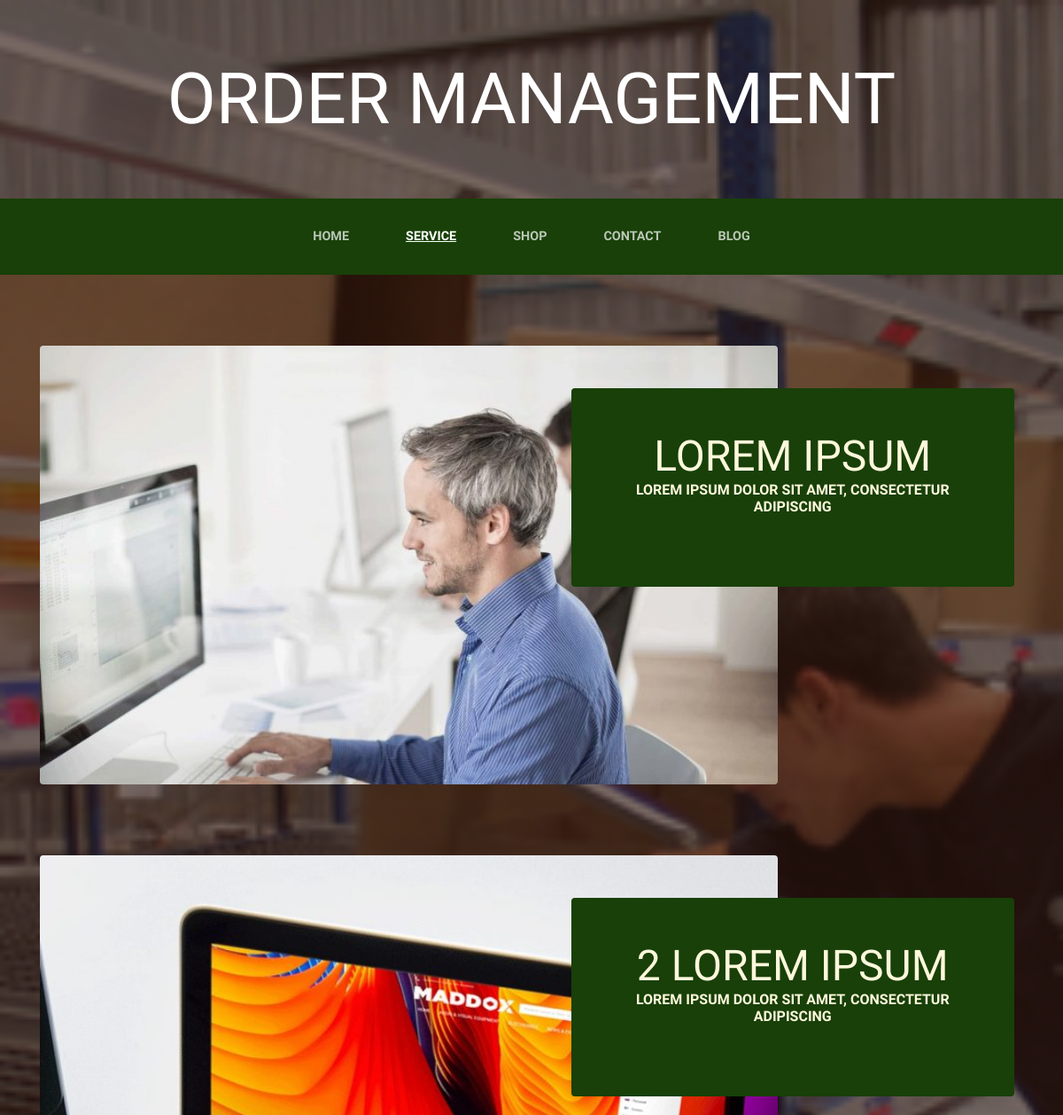
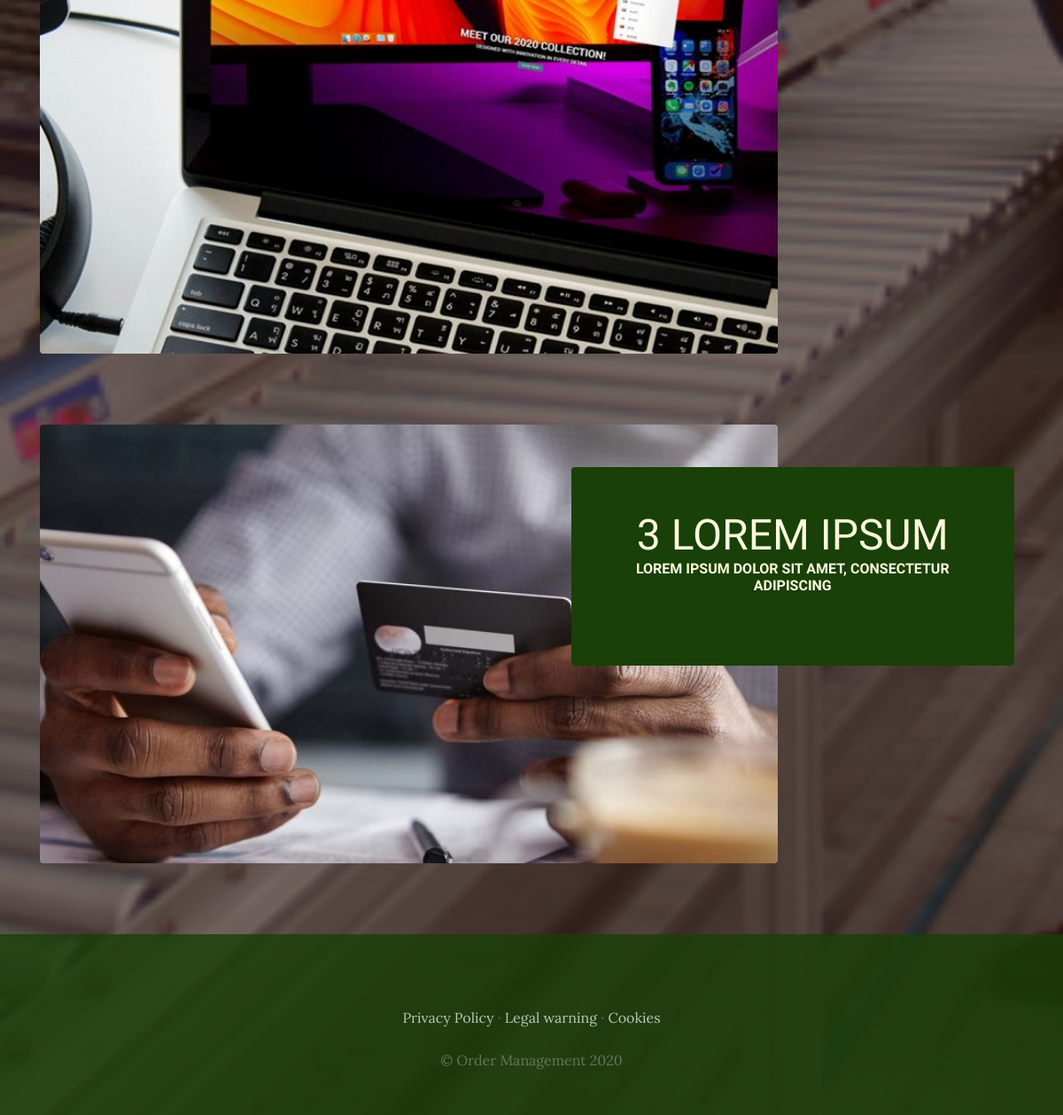
The app's page /service/ with its own data (2 pictures, top to bottom).
### serviceApp/models.py (models this page shows, shortened)
class Service(models.Model):
    title = models.CharField(max_length=50)
    content = models.CharField(max_length=50)
    image = models.ImageField(upload_to='service')
    created = models.DateTimeField(auto_now_add=True)
    updated = models.DateTimeField(auto_now_add=True)
    class Meta:
        verbose_name = 'service'
        verbose_name_plural = 'services'

### serviceApp/views.py (the view)
# urls.py: path('', views.service, name='Service'),
def service(request):
    services = Service.objects.all()
    return render(request, 'services/service.html', {'services': services})

### serviceApp/templates/services/service.html
{% extends "webApp/base.html" %}
{% load static %}
{% block content %}
{% for service in services %}
<section class="page-section clearfix">
    <div class="container">
        <div class="intro">
            <img class="intro-img img-fluid mb-3 mb-lg-0 rounded" src="{{service.image.url}}" alt="Responsive image">
            <div class="intro-text left-0 text-center bg-faded p-5 rounded">
                <h2 class="section-heading mb-4">
                    <span class="section-heading-lower">{{service.title}}</span>
                    <span class="section-heading-upper">{{service.content}}</span>
                </h2>
            </div>
        </div>
    </div>
</section>
{% endfor %}
{% endblock %}

### webApp/static/webApp/css/manage.css (style rules this page uses)
body { font-family: 'Lora'; background: linear-gradient(rgba(47, 23, 15, 0.65), rgba(47, 23, 15, 0.65)), url("../img/bg_main.jpg"); background-attachment: fixed; background-position: center; background-size: cover; }
h1, h2, h3, h4, h5, h6 { font-family: 'Raleway'; }
.page-section { margin-top: 5rem; margin-bottom: 5rem; }
.section-heading { text-transform: uppercase; }
.section-heading .section-heading-upper { display: block; font-size: 1rem; font-weight: 800; padding-bottom:.5rem; }
.section-heading .section-heading-lower { display: block; font-size: 3rem; font-weight: 100; }
.bg-faded { background-color: rgba(255, 255, 255, 0.85); }
.intro { position: relative; }
@media (min-width: 992px) { .intro .intro-img { width: 75%; float: left; } }
@media (min-width: 992px) { .intro .intro-text { left: 600; width: 60%; margin-top: 3rem; background-color: rgba(24, 64, 8); color: cornsilk; position: absolute; } }
@media (min-width: 1200px) { .intro .intro-text { width: 45%; } }

### records on screen
Service: image (picture), title "LOREM IPSUM", content "LOREM IPSUM DOLOR SIT AMET, CONSECTETUR ADIPISCING"
Service: image (picture), title "2 LOREM IPSUM", content "LOREM IPSUM DOLOR SIT AMET, CONSECTETUR ADIPISCING"
Service: image (picture), title "3 LOREM IPSUM", content "LOREM IPSUM DOLOR SIT AMET, CONSECTETUR ADIPISCING"
